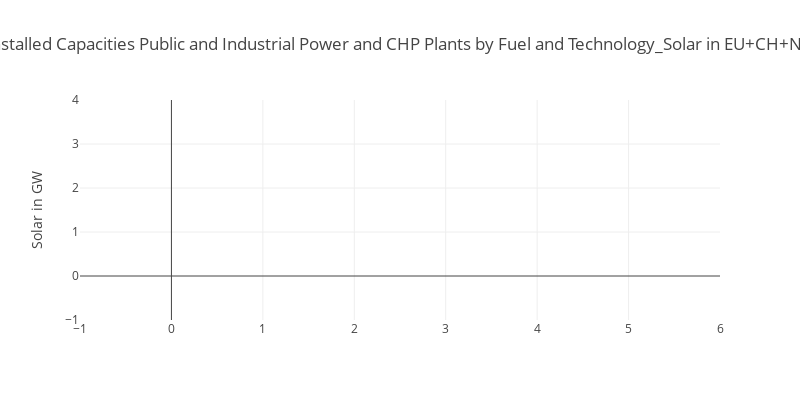

The cell this chart's notebook holds for it:
### Markdown cell above
## Interactive Plot 2

This is the manual interactive version.<br>
You can control the design using the [plotly documentation](https://plot.ly/python/line-and-scatter/#line-and-scatter-plots).

### Code cell
data = [go.Scatter(x=df_2.loc[df_2['pathway'] == 'Base'].loc[:,'year'],
                   y=df_2.loc[df_2['pathway'] == 'Base'].loc[:,'value'],
                   mode='lines+markers',
                   line=dict(color='black', dash='none', width='2'),
                   marker=dict(symbol='o', size=8, line=dict(width=2, color='black')),
                   name='Base'
                  ),
        go.Scatter(x=df_2.loc[df_2['pathway'] == 'HighRES'].loc[:,'year'],
                   y=df_2.loc[df_2['pathway'] == 'HighRES'].loc[:,'value'],
                   mode='lines+markers',
                   line=dict(color='green', dash='', width='2'),
                   marker=dict(symbol='o', size=5, line=dict(width=2, color='black')),
                   name='HighRES'
                  ),
        go.Scatter(x=df_2.loc[df_2['pathway'] == 'StorageInnov'].loc[:,'year'],
                   y=df_2.loc[df_2['pathway'] == 'StorageInnov'].loc[:,'value'],
                   line=dict(color='red', dash='dash', width='2'),
                   marker=dict(symbol='o', size=5, line=dict(width=2, color='black')),
                   name='StorageInnov'
                  )
       ]
layout = go.Layout(
    height=400, width = 800,
    #title='CO2-Emissions in EU28',
    title=''.join(info_dict_2['Title']),
    # yaxis=dict(title='CO2-Emissions in Mt') )
    yaxis=dict(title=''.join(info_dict_2['Y-Axis'])) )
ifig2 = go.Figure(data=data, layout=layout)
pltly.iplot(ifig2)

### Figure 1 — Plotly figure (JSON) as saved in the notebook; plotly's stock layout.template omitted (floating-point values rounded to 4 significant figures)
{"data": [{"line": {"color": "black", "dash": "none", "width": "2"}, "marker": {"line": {"color": "black", "width": 2}, "size": 8, "symbol": "o"}, "mode": "lines+markers", "name": "Base", "type": "scatter", "x": [], "y": []}, {"line": {"color": "green", "dash": "", "width": "2"}, "marker": {"line": {"color": "black", "width": 2}, "size": 5, "symbol": "o"}, "mode": "lines+markers", "name": "HighRES", "type": "scatter", "x": [], "y": []}, {"line": {"color": "red", "dash": "dash", "width": "2"}, "marker": {"line": {"color": "black", "width": 2}, "size": 5, "symbol": "o"}, "name": "StorageInnov", "type": "scatter", "x": [], "y": []}], "layout": {"height": 400, "title": "Installed Capacities Public and Industrial Power and CHP Plants by Fuel and Technology_Solar in EU+CH+NO", "width": 800, "yaxis": {"title": "Solar in GW"}}}
